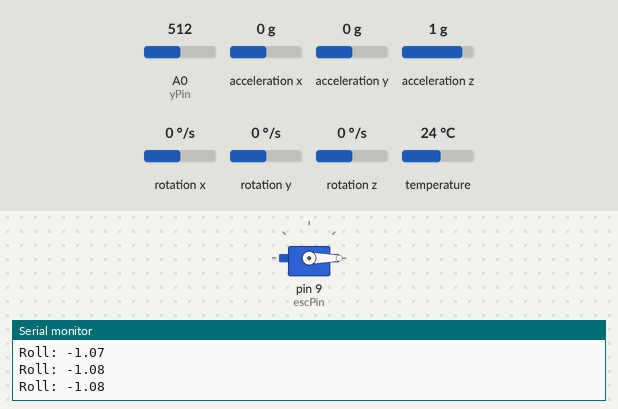
Simulated run of this sketch. Board: Arduino Uno, built with avr-gcc and run on an emulated ATmega328P. Parts: servo, the last lines printed to the serial monitor. The test bench sets the inputs (shaded band); at power-on: A0 (yPin) = 512, acceleration x 0 g, acceleration y 0 g, acceleration z 1 g, rotation x 0 °/s, rotation y 0 °/s, rotation z 0 °/s, temperature 24 °C.

Above: at 1.2 s.
1.3 s: A0 (yPin) set to 992
At 2.6 s:
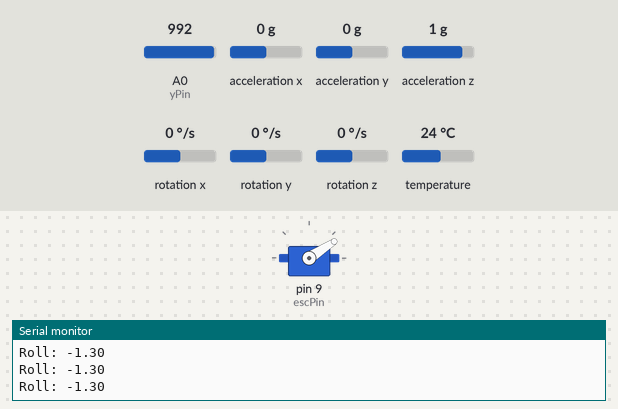
8.8 s: A0 (yPin) set to 716
At 9.6 s:
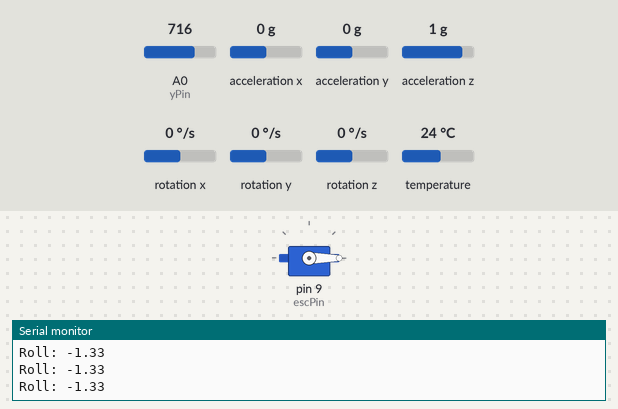
Timing chart, 0 to 11.3 s (numbered marks = the images above; inputs shaded):
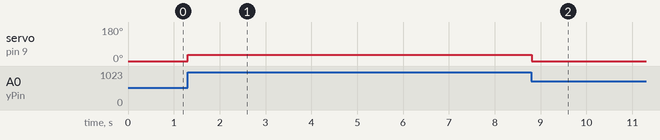

Measured:
- after the input at 1.3 s, servo on pin 9 (escPin): 0° → 33° at once
- after the input at 8.8 s, servo on pin 9 (escPin): 33° → 0° at once

The sketch:

Pid.ino
```cpp
void setup() {

  Serial.begin(9600);
  Serial.setTimeout(500);

  //Serial.println("Setting up gyro");
  gyroSetup();

  //Serial.println("Setting up Motor");
  motorSetup();

  //Serial.println("Finished setup");


}

float roll_cur = 0.0;
int throttle_cur = 0;

void loop() {
  roll_cur = gyroLoop();

  Serial.print("Roll: ");
  Serial.println(roll_cur);


  // tell moters how much
  motorLoop();

}
```

gyro_6050.ino
```cpp
/*
from here https://lastminuteengineers.com/mpu6050-accel-gyro-arduino-tutorial/
 try filter from here https://www.youtube.com/watch?v=5HuN9iL-zxU

 SCL = A5
 SDA = A4

*/
#include <Adafruit_MPU6050.h>
#include <Adafruit_Sensor.h>
#include <Wire.h>

float elapsedTime, currentTime, previousTime;
float angle_est = 0.0;

Adafruit_MPU6050 mpu;

float RateCalibrationRoll = 0.035;
float RateCalibrationPitch = 0;
float RateCalibrationYaw = 0;


void gyroSetup() {
  // Try to initialize!
  //Serial.println("Begin");
  if (!mpu.begin()) {
    Serial.println("Failed to find MPU6050 chip");
    while (1) {
      delay(10);
    }
  }

  //Serial.println("MPU6050 Found!");

  // set accelerometer range to +-8G
  mpu.setAccelerometerRange(MPU6050_RANGE_8_G);

  // set gyro range to +- 500 deg/s
  mpu.setGyroRange(MPU6050_RANGE_500_DEG);

  // set filter bandwidth to 21 Hz
  mpu.setFilterBandwidth(MPU6050_BAND_21_HZ);

  // TODO Find error so we can subtract it from all future readings
  //FindError();

  // init angle to acc angle
  sensors_event_t a, g, temp;
  mpu.getEvent(&a, &g, &temp);

  float accX = a.acceleration.x;
  float accY = a.acceleration.y;
  float accZ = a.acceleration.z;

  angle_est = atan(accY/sqrt(accX*accX+accZ*accZ))*1/(3.142/180);
  //FindError();
  currentTime = millis();

}


void FindError() {

  Serial.print("Finding error");

  int i = 400;

  float totalRoll = 0.0;

  while (i > 0) {
    i = i - 1;

    sensors_event_t a, g, temp;
    mpu.getEvent(&a, &g, &temp);


    totalRoll += g.gyro.x;
  }

  float err = totalRoll / 400;

  Serial.print("Total Roll Error: ");
  Serial.println(err);


}


// Return Roll angle
float gyroLoop() {
  sensors_event_t a, g, temp;
  mpu.getEvent(&a, &g, &temp);

  float rateRoll = g.gyro.x - RateCalibrationRoll;
  float ratePitch = g.gyro.y - RateCalibrationPitch;
  float rateYaw = g.gyro.z - RateCalibrationYaw;


  float accX = a.acceleration.x;
  float accY = a.acceleration.y;
  float accZ = a.acceleration.z;

  float angleRoll = atan(accY/sqrt(accX*accX+accZ*accZ))*1/(3.142/180);
  float anglePitch = -atan(accX/sqrt(accY*accY+accZ*accZ))*1/(3.142/180);


  previousTime = currentTime;
  currentTime = millis();

  elapsedTime = currentTime  - previousTime;

  float change_gyro = (rateRoll * (elapsedTime / 1000.0)) * (180/ PI);

  float change_acc = angleRoll - angle_est;
  angle_est =  angle_est + 0.98 * change_gyro + change_acc * 0.02;

  return angle_est;

  /*
  kalman_1d(KalmanAngleRoll, KalmanUncertaintyAngleRoll, rateRoll, angleRoll);

  KalmanAngleRoll = Kalman1DOutput[0];

  KalmanUncertaintyAngleRoll = Kalman1DOutput[1];
  kalman_1d(KalmanAnglePitch, KalmanUncertaintyAnglePitch, ratePitch, anglePitch);

  KalmanAnglePitch=Kalman1DOutput[0];
  KalmanUncertaintyAnglePitch = Kalman1DOutput[1];


  Serial.print("Roll Angle [°] ");
  Serial.print(KalmanAngleRoll);
  Serial.print(" Pitch Angle [°] ");
  Serial.println(KalmanAnglePitch);
  */

  /* why???
  while (micros() - LoopTimer < 4000);
  LoopTimer=micros();
  */
}
```

moterJoystick.ino
```cpp
#include <Servo.h>

// Joystick Y - A0
// yellow signal wire -  9 (D9)
// Red - 5v
// Brown - Ground

// joystick y axis connected to A0 only upper part is used, not touched is neutral 0, full up y is full power, down and left/right does nothing
// joystick x axis not used
// joystick key (press) not used

Servo esc;

int escPin = 9;
int yPin = A0;
int yValue = 0;
int minPulseRate = 1000;
int maxPulseRate = 2000;
int throttleChangeDelay = 100;
int maxThrottle = 90; // should be between 0 and 180, 180 is max for motor, so more than that does not make sense, night crash

void motorSetup() {
  pinMode(yPin,INPUT);
  // Attach the the servo to the correct pin and set the pulse range
  esc.attach(escPin, minPulseRate, maxPulseRate);
  // Write a minimum value (most ESCs require this correct startup)
  esc.write(0);

}


void motorLoop() {
  // middle position is 509, subtract that and  multiply value by 2 to get range of 0..1023 again
  yValue = (analogRead(yPin) - 800) * 2;

  // Read the new throttle value
  int throttle = normalizeThrottle( yValue);

  // Change throttle to the new value
  // TODO works but is kinda jumpy, ensure more smooth changing, ie difference between now and target, but with max gradient

  esc.write(throttle);
  //changeThrottle(throttle);
}


int readThrottle() {
  int throttle = esc.read();
  return throttle;
}

//Assume input 0-1023 from analogInput
// Ensure the throttle value is between 0 - maxThrottle
int normalizeThrottle(int value) {
  value = ((double)value / 1023) * maxThrottle;
  if( value < 0 )
    return 0;
  if( value > maxThrottle )
    return maxThrottle;
  return value;
}
```
